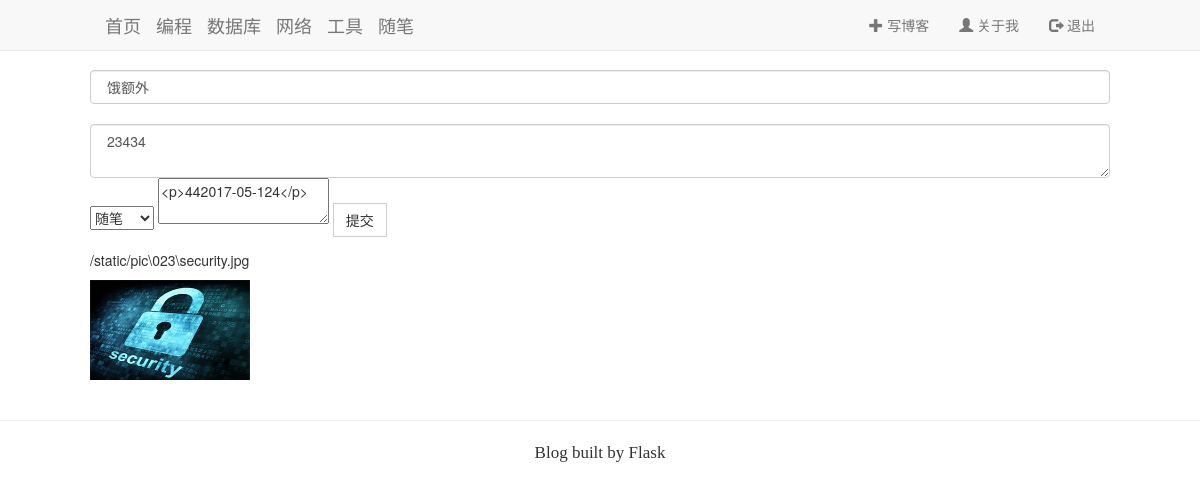
/edit_post/23 (signed in), run on the app's committed database.
### app/models.py (models this page shows, shortened)
class Post(db.Model):
    __tablename__ = 'posts'
    id = db.Column(db.Integer, primary_key=True)
    head_pic = db.Column(db.Text, default='/static/pic/test3.jpg')
    body_pic = db.Column(db.Text)
    title = db.Column(db.Text)
    body = db.Column(db.Text)
    abstract = db.Column(db.Text)
    tag = db.Column(db.Text)
    timestamp = db.Column(db.DateTime, index=True, default=datetime.utcnow)
    comments = db.relationship('Comment', backref='role')

### app/main/view.py (the view, shortened to what this page needs)
@main.route('/edit_post/<int:id>',methods=['GET','POST'])
@login_required
def edit_post(id):
    form = PostForm()
    post = Post.query.filter_by(id=id).first()
    form.title.data = post.title
    form.tag.data = str(post.tag).split('-')[0]
    form.body.data = post.body
    form.abstract.data = post.abstract
    if post.body_pic:
        p = post.body_pic.split("|")
    else:
        p = None
    return render_template('post.html', form=form, id=id, filenam=p)

### app/main/Forms.py
class PostForm(FlaskForm,CKEditor):
    title = StringField('标题',validators=[DataRequired()])
    abstract = TextAreaField('摘要',validators=[DataRequired()])
    tag = SelectField('标签', choices=[('code', '编程'), ('database', '数据库'),('essay', '随笔'), \
                                     ('tools', '工具'), ('net', '网络')], validators=[DataRequired()])
    body = TextAreaField("What's on your mind?",validators=[DataRequired()])
    submit = SubmitField('提交')

### app/main/view.py (called while the page is built)
@login_manager.user_loader
def load_user(user_id):
    return Admin.query.get(int(user_id))

### app/templates/post.html
{% extends "base.html" %}
{% import "bootstrap/wtf.html" as wtf %}
{% block body %}
    <div class="container">
        <div class="row">
            {% include '_post.html' %}
            {% include '_body_pic.html' %}
        </div>
    </div>
{% endblock %}

### app/templates/_post.html (shortened to what this page needs)
<form method="post">
    {{ form.title(class='form-control',placeholder='标题',type='text') }}<br>
    {{ form.abstract(class='form-control',placeholder='摘要') }}
    {{ form.tag(class='tag')}}
    {{ form.body(class="ckeditor",id="content") }}
    {{ form.submit(class="btn btn-default") }}
 </form>

### app/templates/_body_pic.html
<body>
   {% if filenam %}
       {% for p in filenam %}
           <p>{{ p }}</p>
              <img src= "{{ p }}" width="160" height="100"><br><br>
      {% endfor %}
   {% endif %}
</body>

### app/static/css/customization.css (style rules this page uses)
body { padding-top: 70px; }
.btn { border-radius: 0px }
.container { padding-right: 90px; padding-left: 90px; margin-right: auto; margin-left: auto; }
.tag { margin-bottom: 20px; margin-top: 20px; }

### data on the page
Post: title "饿额外", abstract "23434", tag "随笔", body "<p>442017-05-124</p>", body_pic "/static/pic\\023\\security.jpg"
